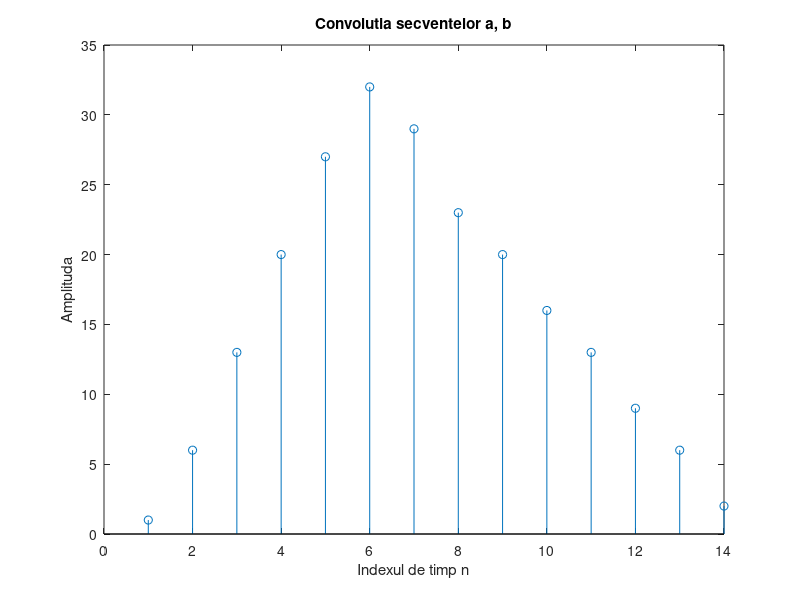

MATLAB code for this plot:
a = [1 4 2];
b = [1 2 3 4 5 4 3 3 2 2 1 1];

k = 1:1:14;

cv = conv(a, b);

stem(k, cv)
xlabel('Indexul de timp n'); ylabel('Amplituda')
title('Convolutia secventelor a, b')